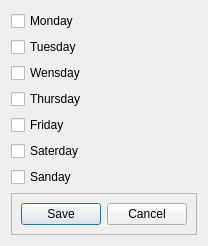
<?xml version="1.0" encoding="UTF-8"?>
<ui version="4.0">
 <class>DlgConfigAttendance</class>
 <widget class="QDialog" name="DlgConfigAttendance">
  <property name="geometry">
   <rect>
    <x>0</x>
    <y>0</y>
    <width>206</width>
    <height>222</height>
   </rect>
  </property>
  <property name="windowTitle">
   <string/>
  </property>
  <layout class="QFormLayout" name="formLayout">
   <item row="0" column="0">
    <widget class="QCheckBox" name="ch1">
     <property name="text">
      <string>Monday</string>
     </property>
    </widget>
   </item>
   <item row="1" column="0">
    <widget class="QCheckBox" name="ch2">
     <property name="text">
      <string>Tuesday</string>
     </property>
    </widget>
   </item>
   <item row="2" column="0">
    <widget class="QCheckBox" name="ch3">
     <property name="text">
      <string>Wensday</string>
     </property>
    </widget>
   </item>
   <item row="3" column="0">
    <widget class="QCheckBox" name="ch4">
     <property name="text">
      <string>Thursday</string>
     </property>
    </widget>
   </item>
   <item row="4" column="0">
    <widget class="QCheckBox" name="ch5">
     <property name="text">
      <string>Friday</string>
     </property>
    </widget>
   </item>
   <item row="5" column="0">
    <widget class="QCheckBox" name="ch6">
     <property name="text">
      <string>Saterday</string>
     </property>
    </widget>
   </item>
   <item row="6" column="0">
    <widget class="QCheckBox" name="ch7">
     <property name="text">
      <string>Sanday</string>
     </property>
    </widget>
   </item>
   <item row="7" column="0" colspan="2">
    <widget class="QFrame" name="frame">
     <property name="frameShape">
      <enum>QFrame::StyledPanel</enum>
     </property>
     <property name="frameShadow">
      <enum>QFrame::Raised</enum>
     </property>
     <layout class="QHBoxLayout" name="horizontalLayout">
      <item>
       <spacer name="horizontalSpacer">
        <property name="orientation">
         <enum>Qt::Horizontal</enum>
        </property>
        <property name="sizeHint" stdset="0">
         <size>
          <width>0</width>
          <height>20</height>
         </size>
        </property>
       </spacer>
      </item>
      <item>
       <widget class="QPushButton" name="btnOk">
        <property name="text">
         <string>Save</string>
        </property>
       </widget>
      </item>
      <item>
       <widget class="QPushButton" name="btnCancel">
        <property name="text">
         <string>Cancel</string>
        </property>
       </widget>
      </item>
      <item>
       <spacer name="horizontalSpacer_2">
        <property name="orientation">
         <enum>Qt::Horizontal</enum>
        </property>
        <property name="sizeHint" stdset="0">
         <size>
          <width>0</width>
          <height>20</height>
         </size>
        </property>
       </spacer>
      </item>
     </layout>
    </widget>
   </item>
  </layout>
 </widget>
 <resources/>
 <connections/>
</ui>
